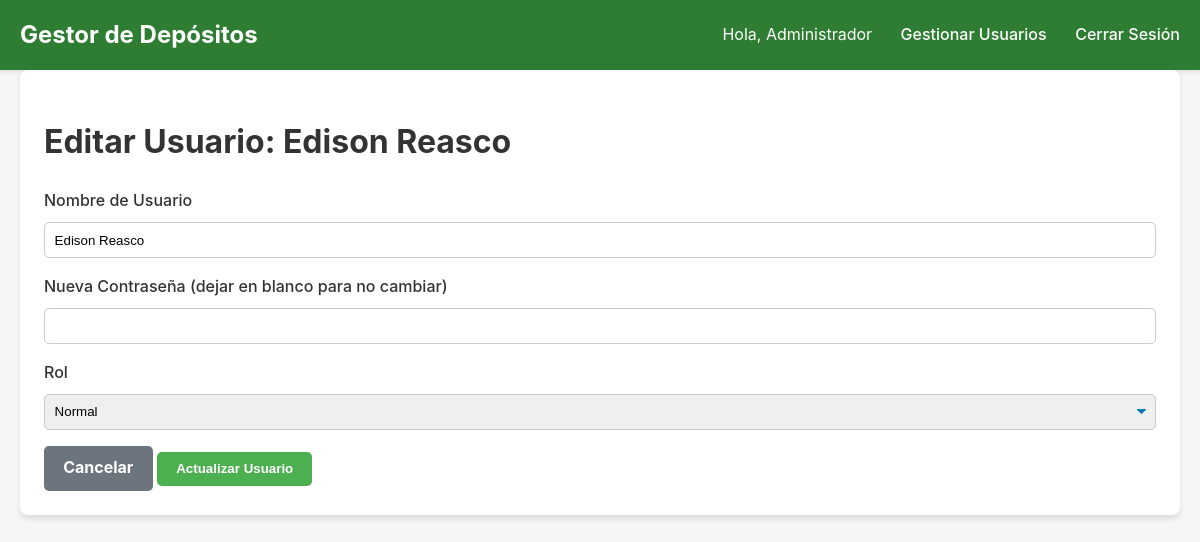
/user/2/edit (signed in), run on the app's committed database.
### app.py (models this page shows, shortened)
class User(UserMixin, db.Model):
    id = db.Column(db.Integer, primary_key=True)
    username = db.Column(db.String(80), unique=True, nullable=False)
    password_hash = db.Column(db.String(120), nullable=False)
    role = db.Column(db.String(20), nullable=False, default='normal') # Roles: 'admin' o 'normal'
    @property
    def is_admin(self):
        return self.role == 'admin'

### app.py (the view, shortened to what this page needs)
@app.route('/user/<int:user_id>/edit', methods=['GET', 'POST'])
@login_required
@admin_required
def edit_user(user_id):
    user = User.query.get_or_404(user_id)
    return render_template('edit_user.html', user=user)

### app.py (called while the page is built)
@login_manager.user_loader
def load_user(user_id):
    return User.query.get(int(user_id))

def admin_required(f):
    @wraps(f)
    def decorated_function(*args, **kwargs):
        if not current_user.is_admin:
            flash('Esta área es solo para administradores.', 'warning')
            return redirect(url_for('dashboard'))
        return f(*args, **kwargs)
    return decorated_function

### templates/edit_user.html (shortened to what this page needs)
{% extends 'base.html' %}
{% block content %}
<div class="card">
    <h1 class="page-title">Editar Usuario: {{ user.username }}</h1>
    <form method="POST" action="{{ url_for('edit_user', user_id=user.id) }}">
        <div class="form-group">
            <label for="username">Nombre de Usuario</label>
            <input type="text" class="form-control" id="username" name="username" value="{{ user.username }}" required>
        </div>
        <div class="form-group">
            <label for="password">Nueva Contraseña (dejar en blanco para no cambiar)</label>
            <input type="password" class="form-control" id="password" name="password">
        </div>
        <div class="form-group">
            <label for="role">Rol</label>
            <select class="form-control" id="role" name="role">
                <option value="normal" {% if user.role == 'normal' %}selected{% endif %}>Normal</option>
            </select>
        </div>
        <a href="{{ url_for('list_users') }}" class="btn btn-secondary">Cancelar</a>
        <button type="submit" class="btn btn-primary">Actualizar Usuario</button>
    </form>
</div>
{% endblock %}

### templates/base.html (shortened to what this page needs)
<!doctype html>
<html lang="es">
<head>
    <link rel="stylesheet" href="{{ url_for('static', filename='css/style.css') }}">
</head>
<body>
    <nav class="navbar">
        <div class="container navbar-content">
            <a href="{{ url_for('dashboard') }}" class="navbar-brand">Gestor de Depósitos</a>
            <div class="navbar-links">
                {% if current_user.is_authenticated %}
                    <span class="navbar-user">Hola, {{ current_user.username }}</span>
                    {% if current_user.is_admin %}
                        <a href="{{ url_for('list_users') }}">Gestionar Usuarios</a>
                    {% endif %}
                    <a href="{{ url_for('logout') }}">Cerrar Sesión</a>
                {% else %}
                    <a href="{{ url_for('login') }}">Iniciar Sesión</a>
                {% endif %}
            </div>
        </div>
    </nav>
    <main class="container">
        {% block content %}{% endblock %}
    </main>
</body>
</html>

### static/css/style.css (style rules this page uses)
body { font-family: -apple-system, BlinkMacSystemFont, "Segoe UI", Roboto, "Helvetica Neue", Arial, sans-serif; background-color: #f4f7f6; color: #333; margin: 0; line-height: 1.6; }
.container { max-width: 1200px; margin: 0 auto; padding: 0 20px; }
.navbar { background-color: #2E7D32; color: #fff; padding: 1rem 0; box-shadow: 0 2px 4px rgba(0,0,0,0.1); }
.navbar-content { display: flex; justify-content: space-between; align-items: center; }
.navbar-brand { font-size: 1.5rem; font-weight: bold; color: #fff; text-decoration: none; }
.navbar-links a { color: #fff; text-decoration: none; margin-left: 1.5rem; font-weight: 500; }
.navbar-user { margin-left: 1.5rem; }
main { padding-top: 2rem; padding-bottom: 2rem; }
.card { background-color: #fff; border-radius: 8px; box-shadow: 0 4px 6px rgba(0,0,0,0.1); padding: 1.5rem; margin-bottom: 1.5rem; }
.page-title { font-size: 2rem; font-weight: bold; }
.btn { display: inline-block; text-decoration: none; font-weight: bold; color: #fff; padding: 0.6rem 1.2rem; border-radius: 5px; text-align: center; cursor: pointer; border: none; transition: background-color 0.2s ease-in-out; }
.btn-primary { background-color: #4CAF50; }
.btn-secondary { background-color: #6c757d; }
.form-group { margin-bottom: 1rem; }
.form-group label { display: block; font-weight: 500; margin-bottom: 0.5rem; }
.form-control { width: 100%; padding: 0.6rem; border: 1px solid #ccc; border-radius: 5px; box-sizing: border-box; }
select.form-control { appearance: none; background-repeat: no-repeat; background-position: right .7em top 50%; background-size: .65em auto; padding-right: 2.5em; }

### data on the page
User: username "Administrador"
User: username "Edison Reasco", role "Normal"
